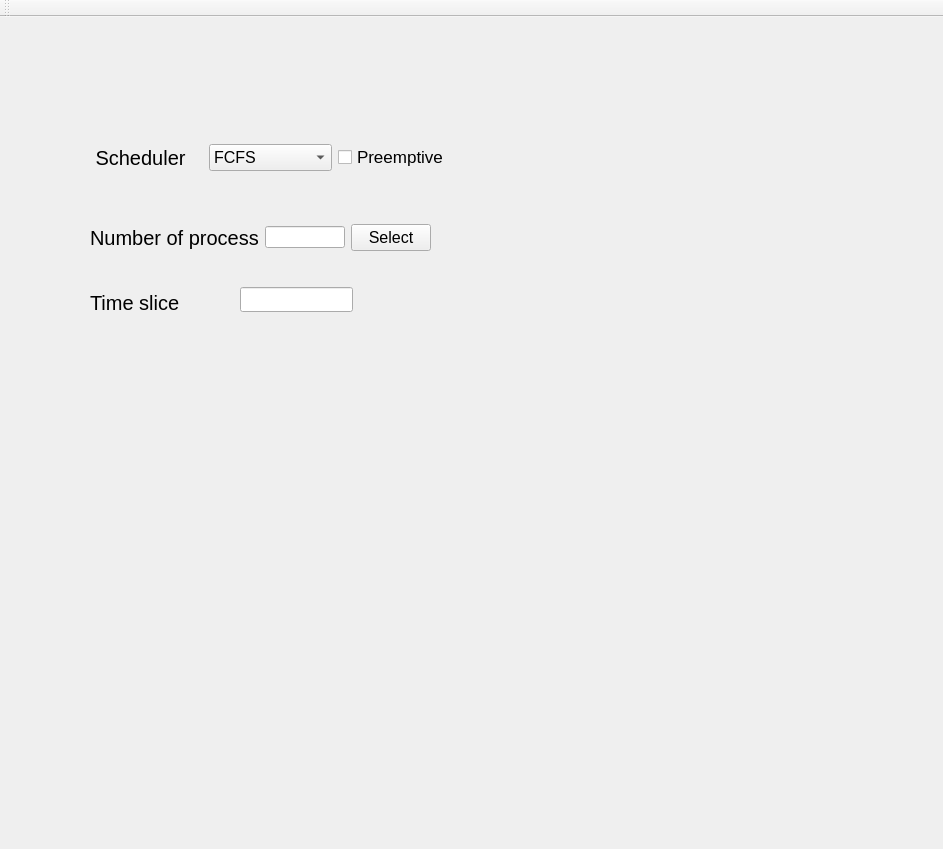
<?xml version="1.0" encoding="UTF-8"?>
<ui version="4.0">
 <class>MainWindow</class>
 <widget class="QMainWindow" name="MainWindow">
  <property name="geometry">
   <rect>
    <x>0</x>
    <y>0</y>
    <width>943</width>
    <height>849</height>
   </rect>
  </property>
  <property name="windowTitle">
   <string>MainWindow</string>
  </property>
  <widget class="QWidget" name="centralwidget">
   <widget class="QWidget" name="horizontalLayoutWidget">
    <property name="geometry">
     <rect>
      <x>90</x>
      <y>90</y>
      <width>361</width>
      <height>101</height>
     </rect>
    </property>
    <layout class="QHBoxLayout" name="horizontalLayout">
     <item>
      <widget class="QLabel" name="label">
       <property name="font">
        <font>
         <pointsize>15</pointsize>
         <italic>false</italic>
        </font>
       </property>
       <property name="text">
        <string> Scheduler</string>
       </property>
      </widget>
     </item>
     <item>
      <widget class="QComboBox" name="selected_scheduler">
       <property name="font">
        <font>
         <pointsize>12</pointsize>
        </font>
       </property>
       <item>
        <property name="text">
         <string>FCFS</string>
        </property>
       </item>
       <item>
        <property name="text">
         <string>Round Robin</string>
        </property>
       </item>
       <item>
        <property name="text">
         <string>SJF</string>
        </property>
       </item>
       <item>
        <property name="text">
         <string>Priority</string>
        </property>
       </item>
      </widget>
     </item>
     <item>
      <widget class="QCheckBox" name="preemptive">
       <property name="font">
        <font>
         <pointsize>13</pointsize>
        </font>
       </property>
       <property name="text">
        <string>Preemptive</string>
       </property>
      </widget>
     </item>
    </layout>
   </widget>
   <widget class="QWidget" name="horizontalLayoutWidget_2">
    <property name="geometry">
     <rect>
      <x>90</x>
      <y>190</y>
      <width>341</width>
      <height>61</height>
     </rect>
    </property>
    <layout class="QHBoxLayout" name="horizontalLayout_2">
     <item>
      <widget class="QLabel" name="label_2">
       <property name="font">
        <font>
         <pointsize>15</pointsize>
        </font>
       </property>
       <property name="text">
        <string>Number of process</string>
       </property>
      </widget>
     </item>
     <item>
      <widget class="QLineEdit" name="no_process"/>
     </item>
     <item>
      <widget class="QPushButton" name="Select">
       <property name="font">
        <font>
         <pointsize>12</pointsize>
        </font>
       </property>
       <property name="text">
        <string>Select</string>
       </property>
      </widget>
     </item>
    </layout>
   </widget>
   <widget class="QLineEdit" name="time_slice">
    <property name="geometry">
     <rect>
      <x>240</x>
      <y>270</y>
      <width>113</width>
      <height>25</height>
     </rect>
    </property>
   </widget>
   <widget class="QLabel" name="lb_time">
    <property name="geometry">
     <rect>
      <x>90</x>
      <y>270</y>
      <width>91</width>
      <height>31</height>
     </rect>
    </property>
    <property name="font">
     <font>
      <pointsize>15</pointsize>
     </font>
    </property>
    <property name="text">
     <string>Time slice</string>
    </property>
   </widget>
  </widget>
  <widget class="QMenuBar" name="menubar">
   <property name="geometry">
    <rect>
     <x>0</x>
     <y>0</y>
     <width>943</width>
     <height>22</height>
    </rect>
   </property>
  </widget>
  <widget class="QToolBar" name="toolBar">
   <property name="windowTitle">
    <string>toolBar</string>
   </property>
   <attribute name="toolBarArea">
    <enum>TopToolBarArea</enum>
   </attribute>
   <attribute name="toolBarBreak">
    <bool>false</bool>
   </attribute>
  </widget>
 </widget>
 <resources/>
 <connections/>
</ui>
